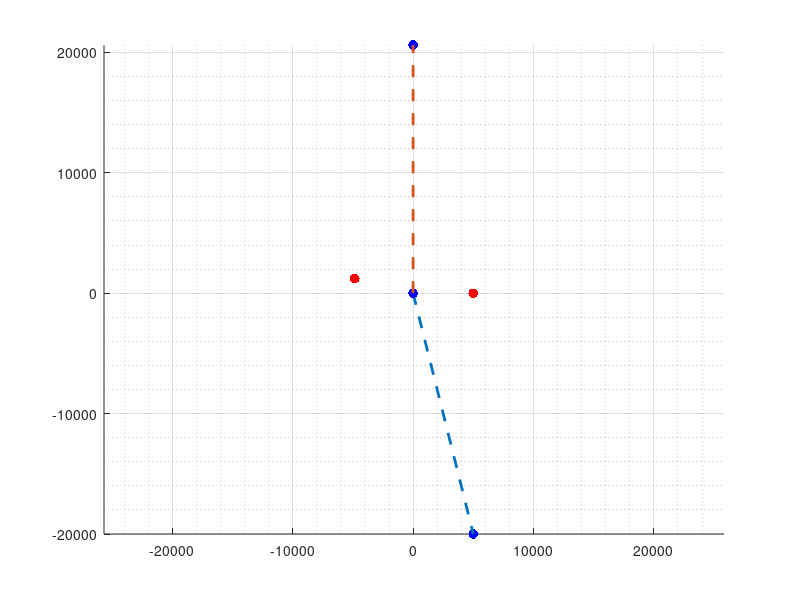

Recreate this plot in MATLAB.
%% Script to Test Waypoint Bearing Calculation and Crosstrack Position Error
clearvars;
clc;
close all;

% Create some random waypoints in space (downtrack, crosstrack)
wp1 = [0, 0];
wp2 = [-20000, 5000];

% Find bearing RELATIVE TO NORTH of these numbers.
% Always use ending point as point 2
x_err = wp2(1)-wp1(1);
y_err = wp2(2)-wp1(2);

% Find Angle WRT to North - Bearing
bearing = atan2(y_err,x_err) * (180/pi) ;

% Find Current EXPECTED Crosstrack Position, Assuming a DOWNTRACK Position
downtrack_test = -50;
crosstrack_expected = downtrack_test * tand(bearing);

% Formulate 2x2 Rotation Matrix
rotz_ned = [cosd(bearing),sind(bearing);-sind(bearing),cosd(bearing)];

% Assemble Positions into Vectors
wp1_rot = [wp1];
wp2_rot = [wp2];

% Add a Random Point Close to Line
actual_position = [0, 5000];

% Rotate into Mathematically Easy Position - Straight Line Pointed Up and Down.
rotated_wp1 = rotz_ned * wp1_rot';
rotated_wp2 = rotz_ned * wp2_rot';
rotated_position = rotz_ned * actual_position';

% Formulate crosstrack error using Rotated Vector
crosstrack_error = rotated_position(2) - rotated_wp1(2);

% Formulate Bank Required to Steer Out Crosstrack error
bank_command = crosstrack_error * -0.010;

%% Show in plotting

figure()
hold on
scatter(wp1(2), wp1(1), 50, "b", 'filled');
scatter(wp2(2), wp2(1), 50, "b", 'filled');
scatter(actual_position(2), actual_position(1), 50, "r", 'filled')
plot([wp1(2), wp2(2)],[wp1(1), wp2(1)], '--', 'LineWidth', 2)
scatter(rotated_wp1(2), rotated_wp1(1), 50, "b", 'filled');
scatter(rotated_wp2(2), rotated_wp2(1), 50, "b", 'filled');
scatter(rotated_position(2), rotated_position(1), 50, "r", 'filled')
plot([rotated_wp1(2), rotated_wp2(2)],[rotated_wp1(1), rotated_wp2(1)], '--', 'LineWidth', 2)
grid on; grid minor;
axis equal;
